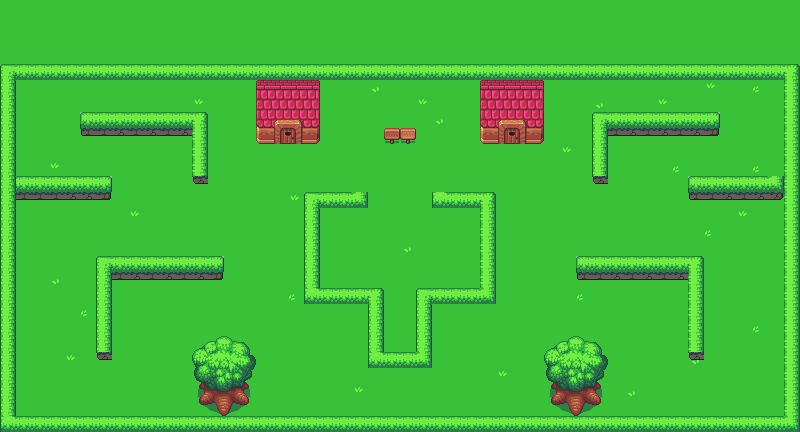

Tiled map render using the project's own tile images. Description and the map definition, with tile-layer contents summarised, below:
An orthogonal 50x27 tile map with 16x16 px tiles, 2 tile layers (background, collisionLayer).

<map version="1.0" orientation="orthogonal" renderorder="right-down" width="50" height="27" tilewidth="16" tileheight="16" nextobjectid="1">
 <tileset firstgid="1" name="tiles" tilewidth="16" tileheight="16" tilecount="350" columns="25">
  <image source="ctiles.png" width="400" height="224" />
 </tileset>
 <layer name="background" width="50" height="26">
  <data>[1300 cells, 1300 non-empty, 4 distinct tile ids]</data>
 </layer>
 <layer name="collisionLayer" width="50" height="27">
  <data>[1350 cells, 358 non-empty, 61 distinct tile ids]</data>
 </layer>
</map>
